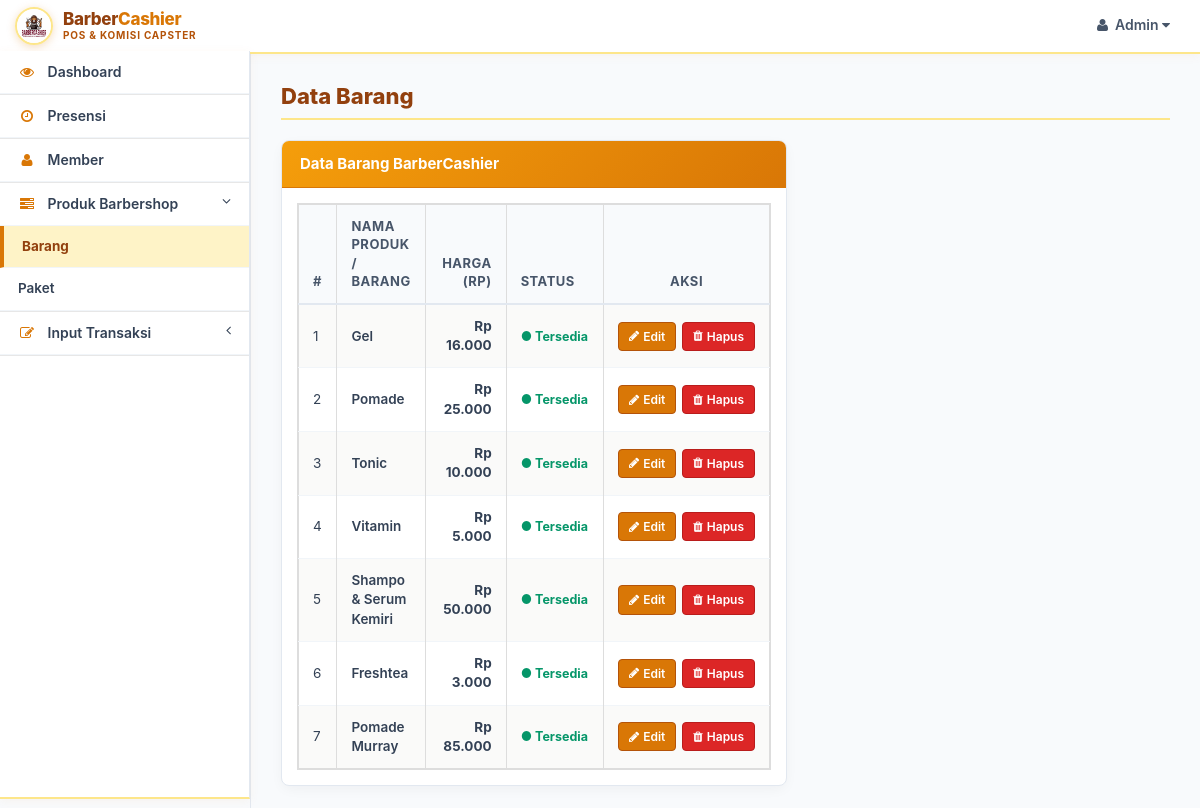
/SOURCE_CODE_APLIKASI/pages/barang (signed in), run on the app's committed database.
### tables this page shows
CREATE TABLE `barang` (
  `idbarang` int(11) NOT NULL AUTO_INCREMENT,
  `nama` varchar(45) NOT NULL,
  `harga` int(11) NOT NULL,
  `stok` int(11) NOT NULL DEFAULT 0,
  `visible` tinyint(1) NOT NULL DEFAULT 1,
  PRIMARY KEY (`idbarang`)
);

### SOURCE_CODE_APLIKASI/pages/barang.php (the view, shortened to what this page needs)
<div class="row">
    <div class="col-lg-12" >
        <h3 class="page-header">Data Barang</h3>
    </div>
</div>
<div class="row">
    <div class="col-lg-7">
        <div class="panel panel-success">
            <div class="panel-heading">
                Data Barang BarberCashier
            </div>
            <div class="panel-body">
                <div class="table-responsive table-bordered">
                    <table class="table table-striped table-bordered table-hover">
                        <thead>
                            <tr>
                                <th style="width: 50px;">#</th>
                                <th>Nama Produk / Barang</th>
                                <th style="text-align: right; width: 140px;">Harga (Rp)</th>
                                <th style="width: 120px;">Status</th>
                                <th style="text-align: center; width: 160px;">Aksi</th>
                            </tr>
                        </thead>
                        <tbody>
                        <?php
                        $no = '0';
                        $result = mysql_query("select*from barang where visible='1'");
                        while($row=mysql_fetch_array($result))
                        {
                        $no++
                        ?>
                            <tr>
                                <td><?php echo $no; ?></td>
                                <td style="font-weight: 600; color: #1e293b;"><?php echo $row['nama'];?></td>
                                <td align="right" style="font-weight: 700; color: #b45309;">Rp <?php echo number_format($row['harga'],0,',','.') ?></td>
                                <td><span class="fk-dot-green">● Tersedia</span></td>
                                <td align="center">
                                    <div class="table-actions">
                                        <a href="index.php?cp=barang&idbrg=<?php echo $row['idbarang'] ?>" class="btn-action-edit" title="Edit Data Barang">
                                            <i class="fa fa-pencil"></i> Edit
                                        </a>
                                        <a href="prosesataz.php?id=<?php echo $row['idbarang'] ?>&proses=barang" class="btn-action-delete" onclick='return confirm("Hapus <?php echo $row['nama']?> ?")' title="Hapus Data Barang">
                                            <i class="fa fa-trash"></i> Hapus
                                        </a>
                                    </div>
                                </td>
                            </tr>
                        <?php
                        }
                        ?>
                        </tbody>
                    </table>
                </div>
            </div>
        </div>
    </div>
</div>

### data on the page
barang: nama "Gel", harga "16.000"
barang: nama "Pomade", harga "25.000"
barang: nama "Tonic", harga "10.000"
barang: nama "Vitamin", harga "5.000"
barang: nama "Shampo & Serum Kemiri", harga "50.000"
barang: nama "Freshtea", harga "3.000"
barang: nama "Pomade Murray", harga "85.000"

### other printed values
$navlevel[0] "Admin"
